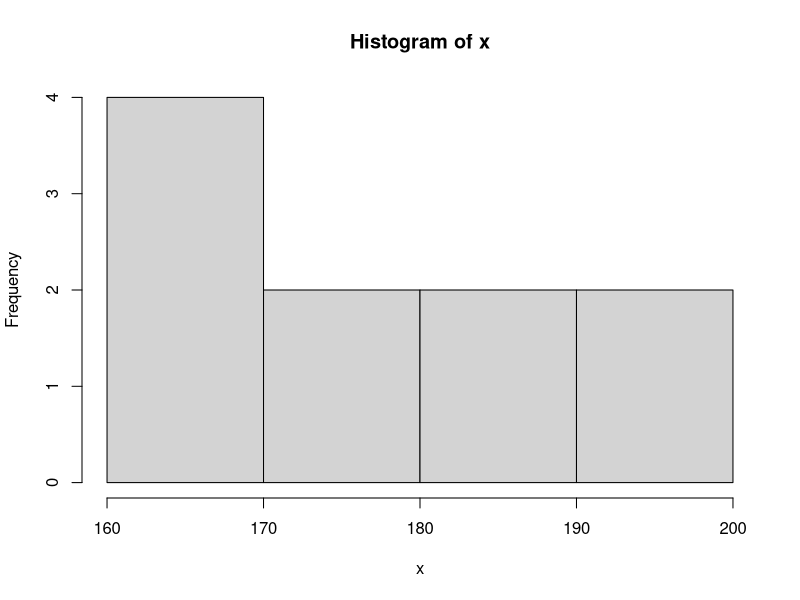
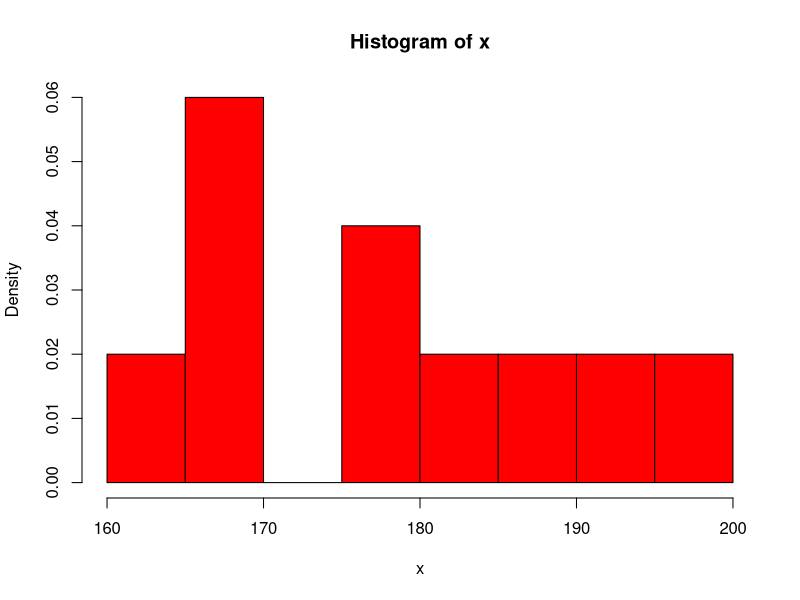
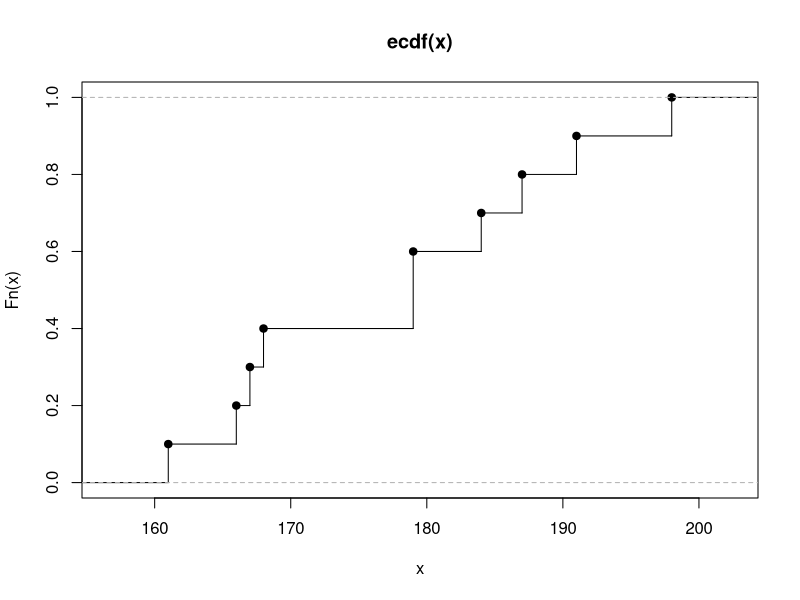
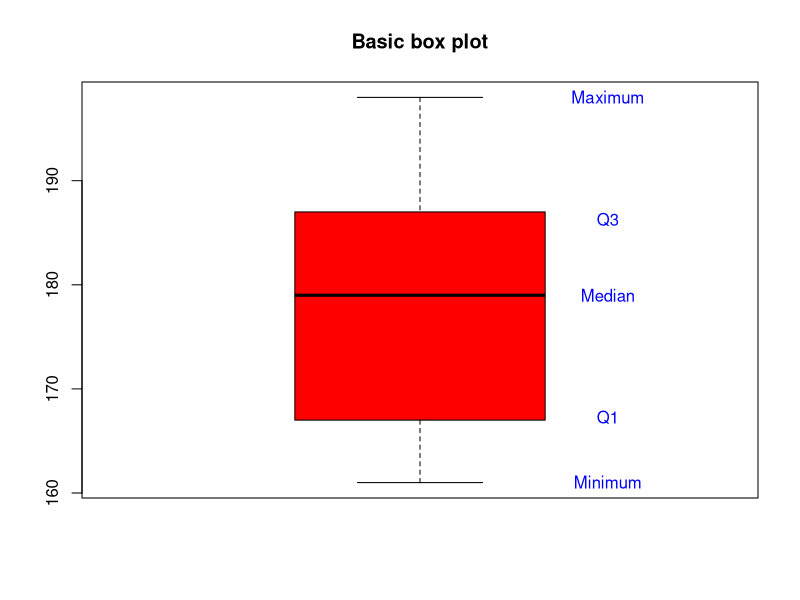
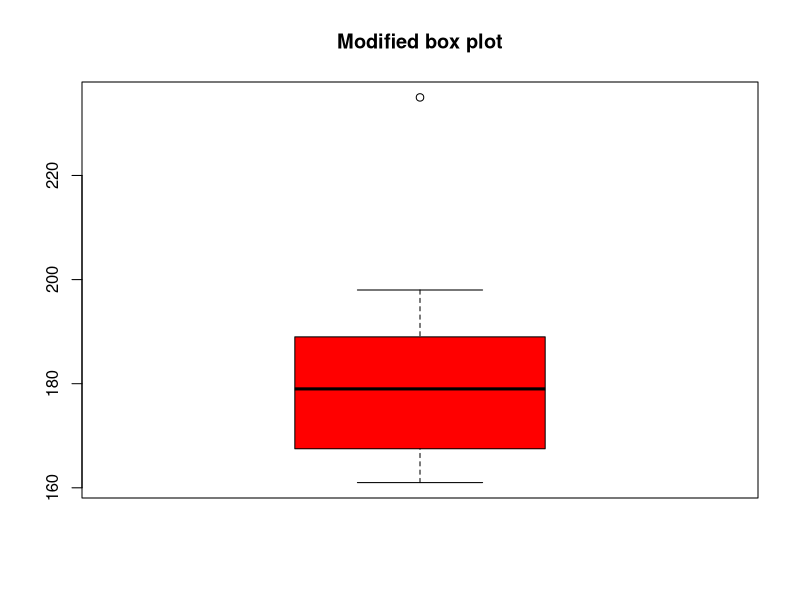
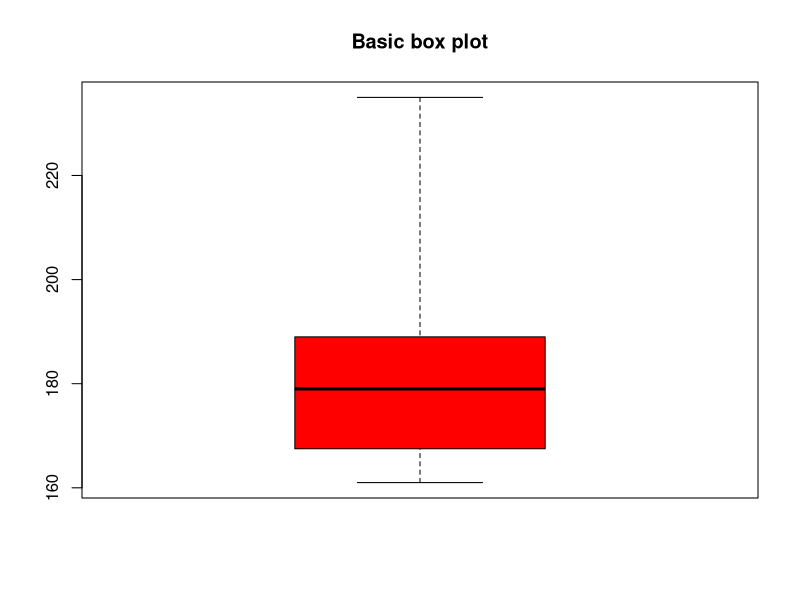
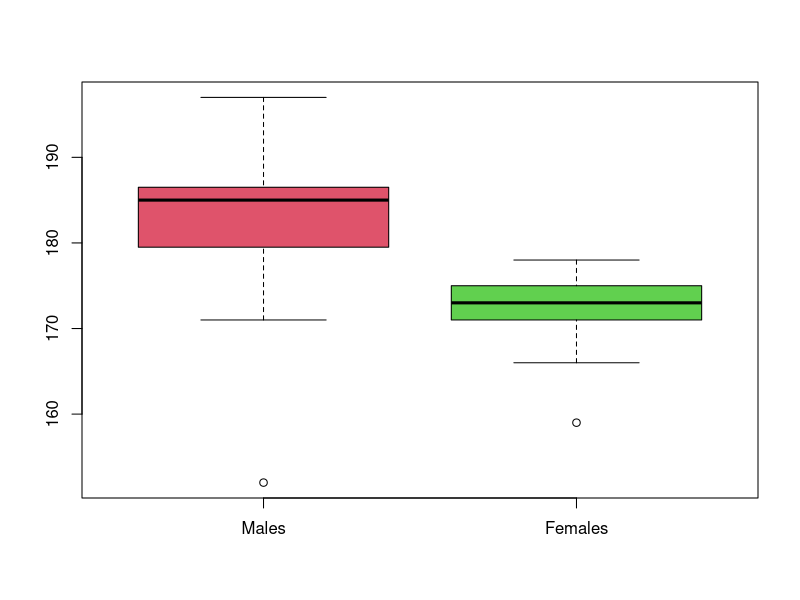

The R script that drew these images, in order: (Note: this script raises an error after producing the figures.)
################################################################
# R basic operations
#
# Add two numbers in the console
2+3



# Assign the value 3 to y
y <- 3



# Concatenate numbers to a vector
x <- c(1, 4, 6, 2)
x



# A sequence from 1 to 10
x <- 1:10
x



# Sequence with specified steps
x <- seq(0, 1, by=0.1)
x




################################################################
# Summary statistics in
#
# Sample Mean and Median
x <- c(168, 161, 167, 179, 184, 166, 198, 187, 191, 179)
mean(x)
median(x)



# Sample variance and standard deviation
var(x)
sqrt(var(x))
sd(x)



# Sample quartiles
quantile(x, type=2)



# Sample quantiles 0%, 10%,..,90%, 100%:
quantile(x, probs=seq(0, 1, by=0.10), type=2)




################################################################
# Histogram in R
#
# A histogram of the heights
hist(x)






################################################################
# Empirical density in R
#
# A density histogram or empirical density of the heights
hist(x, prob=TRUE, col="red", nclass=8)





################################################################
# Cumulative distribution plot in R
#
# Empirical cumulative distribution plot
plot(ecdf(x), verticals=TRUE)





################################################################
# Box plot in R
#
# A basic box plot of the heights (range=0 makes it "basic")
boxplot(x, range=0, col="red", main="Basic box plot")
# Add the blue text
text(1.3, quantile(x), c("Minimum","Q1","Median","Q3","Maximum"),
     col="blue")




# Add an extreme value and box plot
boxplot(c(x, 235), col="red", main="Modified box plot")
boxplot(c(x, 235), col="red", main="Basic box plot", range=0)




# Box plot with two groups
Males <-  c(152, 171, 173, 173, 178, 179, 180, 180, 182, 182, 182, 185,
            185 ,185, 185, 185 ,186 ,187 ,190 ,190, 192, 192, 197)
Females <-c(159, 166, 168 ,168 ,171 ,171 ,172, 172, 173, 174 ,175 ,175,
            175, 175, 175, 177, 178)
boxplot(list(Males, Females), col=2:3, names=c("Males", "Females"))




################################################################
# Read and explore data in R
#
# Read the data (note that per default sep="," but here semicolon)
studentheights <- read.table("studentheights.csv", sep=";", dec=".",
                             header=TRUE, stringsAsFactors=TRUE)


options(digits=7)

# Have a look at the first 6 rows of the data
head(studentheights)
# Get an overview
str(studentheights)
# Get a summary of each column/variable in the data
summary(studentheights, quantile.type=2)

options(digits=digits)



# Box plot for each gender
boxplot(Height ~ Gender, data=studentheights, col=2:3)




################################################################
# Explore data included in R
#
# See information about the mtcars data
?mtcars



# To make 2 plots
par(mfrow=c(1,2))
# First the default version
plot(mtcars$wt, mtcars$mpg, xlab="wt", ylab="mpg")
# Then a nicer version
plot(mpg ~ wt, xlab="Car Weight (1000lbs)", data=mtcars,
     ylab="Miles pr. Gallon", col=factor(am),
     main="Inverse fuel usage vs. size")
# Add a legend to the plot
legend("topright", c("Automatic transmission","Manual transmission"), 
       col=c("black","red"), pch=1, cex=0.7)




################################################################
# Bar plots and Pie charts in R
#
# Barplot
barplot(table(studentheights$Gender), col=2:3)



# Pie chart
pie(table(studentheights$Gender), cex=1, radius=1)







options(width=60)
## Reading the data into R
before <- c(9.1, 8.0, 7.7, 10.0, 9.6, 7.9, 9.0, 7.1, 8.3, 9.6,
            8.2, 9.2, 7.3, 8.5, 9.5)
after  <- c(8.2, 6.4, 6.6, 8.5, 8.0, 5.8, 7.8, 7.2, 6.7, 9.8,
            7.1, 7.7, 6.0, 6.6, 8.4)
## Making ordered vectors using the 'sort' function
sortedBefore <- sort(before)
sortedAfter <- sort(after)
## Printing the ordered vectors
sortedBefore
sortedAfter
## Printing the 8th observation in these vectors
sortedBefore[8]
sortedAfter[8]
